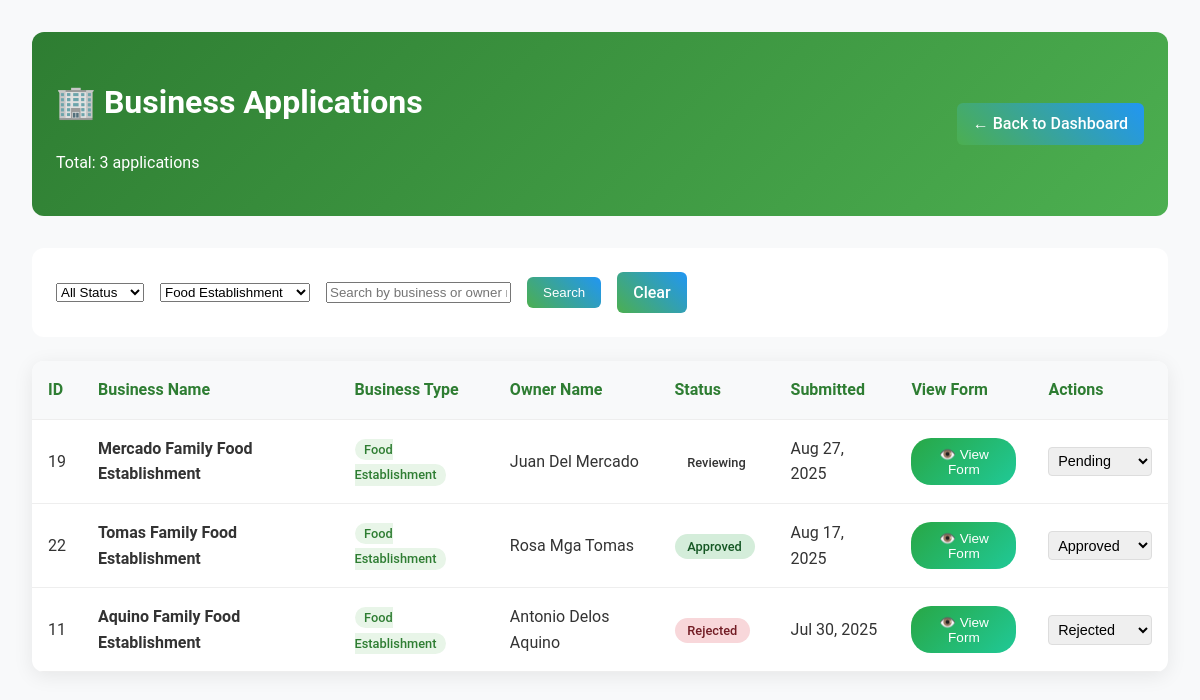
The app's page /admin/view-business-requests.php?business_type=Food Establishment (signed in), older data.
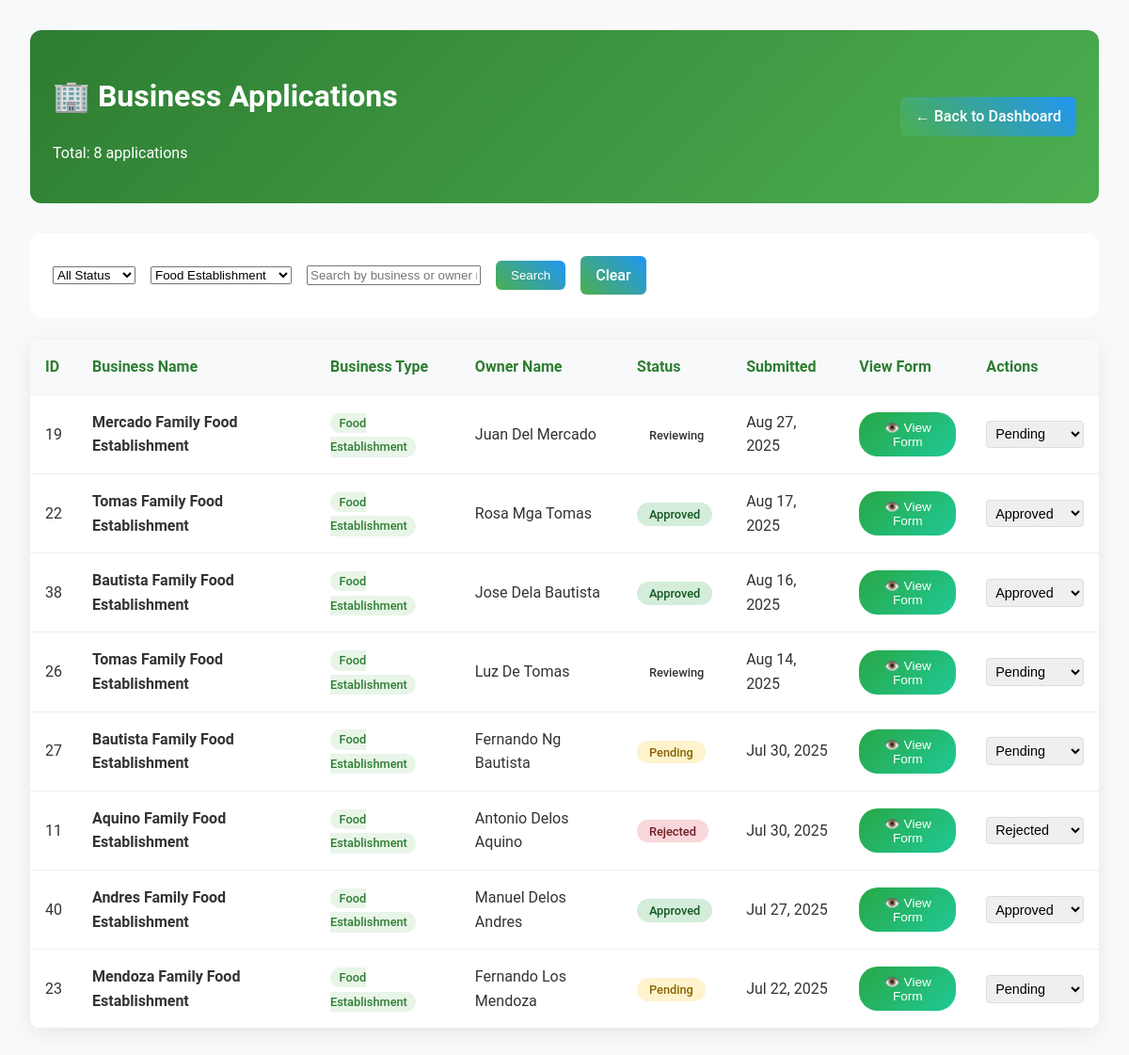
The same page, newer data.
### tables this page shows
CREATE TABLE `business_applications` (
  `id` int(11) NOT NULL,
  `user_id` int(11) DEFAULT NULL,
  `reference_no` varchar(50) DEFAULT NULL,
  `application_date` date DEFAULT NULL,
  `first_name` varchar(100) DEFAULT NULL,
  `middle_name` varchar(100) DEFAULT NULL,
  `last_name` varchar(100) DEFAULT NULL,
  `business_location` text DEFAULT NULL,
  `or_number` varchar(100) DEFAULT NULL,
  `ctc_number` varchar(100) DEFAULT NULL,
  `business_name` varchar(255) NOT NULL,
  `business_type` varchar(100) NOT NULL,
  `business_address` varchar(500) NOT NULL,
  `business_description` text DEFAULT NULL,
  `capital_amount` decimal(15,2) DEFAULT NULL,
  `owner_name` varchar(255) NOT NULL,
  `owner_address` text DEFAULT NULL,
  `owner_contact` varchar(20) DEFAULT NULL,
  `contact_number` varchar(20) NOT NULL,
  `years_operation` int(11) NOT NULL,
  `investment_capital` decimal(15,2) NOT NULL,
  `proof_image` varchar(255) DEFAULT NULL COMMENT 'Optional proof image filename for the business application',
  `submitted_at` timestamp NOT NULL DEFAULT current_timestamp(),
  `status` enum('pending','reviewing','approved','rejected') DEFAULT 'pending'
);

### admin/view-business-requests.php (the view, shortened to what this page needs)
<?php
include '../includes/db_connect.php';
$business_type = $_GET['business_type'] ?? '';
$search = $_GET['search'] ?? '';
$page = max(1, (int)($_GET['page'] ?? 1));
$per_page = 10;
$offset = ($page - 1) * $per_page;
$where_conditions = [];
$params = [];
if ($business_type) {
    $where_conditions[] = "business_type = ?";
    $params[] = $business_type;
}
$where_clause = $where_conditions ? "WHERE " . implode(" AND ", $where_conditions) : "";
$count_sql = "SELECT COUNT(*) FROM business_applications $where_clause";
$count_stmt = $pdo->prepare($count_sql);
$count_stmt->execute($params);
$total_records = $count_stmt->fetchColumn();
$sql = "SELECT * FROM business_applications $where_clause ORDER BY submitted_at DESC LIMIT $per_page OFFSET $offset";
$stmt = $pdo->prepare($sql);
$stmt->execute($params);
$requests = $stmt->fetchAll();
$business_types = $pdo->query("SELECT DISTINCT business_type FROM business_applications ORDER BY business_type")->fetchAll(PDO::FETCH_COLUMN);
?>
<!DOCTYPE html>
<html lang="en">
<head>
    <link rel="stylesheet" href="../css/styles.css">
</head>
<body>
    <div class="admin-container">
        <div class="admin-header">
            <div>
                <h1>🏢 Business Applications</h1>
                <p>Total: <?php echo $total_records; ?> applications</p>
            </div>
            <a href="dashboard.php" class="admin-btn">← Back to Dashboard</a>
        </div>
        <div class="admin-controls">
            <form method="GET" style="display: flex; gap: 1rem; align-items: center; flex-wrap: wrap;">
                <select name="status" onchange="this.form.submit()">
                    <option value="">All Status</option>
                </select>
                <select name="business_type" onchange="this.form.submit()">
                    <?php foreach ($business_types as $type): ?>
                        <option value="<?php echo htmlspecialchars($type); ?>" <?php echo $business_type === $type ? 'selected' : ''; ?>>
                            <?php echo htmlspecialchars($type); ?>
                        </option>
                    <?php endforeach; ?>
                </select>
                <input type="text" name="search" value="<?php echo htmlspecialchars($search); ?>" placeholder="Search by business or owner name...">
                <button type="submit" class="admin-btn">Search</button>
                <a href="view-business-requests.php" class="admin-btn">Clear</a>
            </form>
        </div>
        <div class="admin-table">
            <table>
                <thead>
                    <tr>
                        <th>ID</th>
                        <th>Business Name</th>
                        <th>Business Type</th>
                        <th>Owner Name</th>
                        <th>Status</th>
                        <th>Submitted</th>
                        <th>View Form</th>
                        <th>Actions</th>
                    </tr>
                </thead>
                <tbody>
                    <?php foreach ($requests as $req): ?>
                    <tr>
                        <td><?php echo $req['id']; ?></td>
                        <td>
                            <strong><?php echo htmlspecialchars($req['business_name']); ?></strong>
                        </td>
                        <td>
                            <span class="business-type">
                                <?php echo htmlspecialchars($req['business_type']); ?>
                            </span>
                        </td>
                        <td>
                            <?php echo htmlspecialchars($req['owner_name']); ?>
                        </td>
                        <td>
                            <span class="status-badge status-<?php echo $req['status']; ?>">
                                <?php echo ucfirst($req['status']); ?>
                            </span>
                        </td>
                        <td><?php echo date('M j, Y', strtotime($req['submitted_at'])); ?></td>
                        <td>
                            <button onclick="viewFormDetails(<?php echo $req['id']; ?>)" class="view-form-btn">
                                👁️ View Form
                            </button>
                        </td>
                        <td>
                            <form method="POST" style="display: inline;">
                                <select name="status" class="action-select" onchange="this.form.submit()">
                                    <option value="pending" <?php echo $req['status'] === 'pending' ? 'selected' : ''; ?>>Pending</option>
                                    <option value="approved" <?php echo $req['status'] === 'approved' ? 'selected' : ''; ?>>Approved</option>
                                    <option value="rejected" <?php echo $req['status'] === 'rejected' ? 'selected' : ''; ?>>Rejected</option>
                                </select>
                            </form>
                        </td>
                    </tr>
                    <?php endforeach; ?>
                </tbody>
            </table>
        </div>
    </div>
</body>
</html>

Row changes from the older to the newer data that the page shows:
added business_applications: id "38", business_name "Bautista Family Food Establishment", business_type "Food Establishment", owner_name "Jose Dela Bautista", status "Approved", submitted_at "Aug 16, 2025"
added business_applications: id "26", business_name "Tomas Family Food Establishment", business_type "Food Establishment", owner_name "Luz De Tomas", status "Reviewing", submitted_at "Aug 14, 2025"
added business_applications: id "27", business_name "Bautista Family Food Establishment", business_type "Food Establishment", owner_name "Fernando Ng Bautista", status "Pending", submitted_at "Jul 30, 2025"
added business_applications: id "40", business_name "Andres Family Food Establishment", business_type "Food Establishment", owner_name "Manuel Delos Andres", status "Approved", submitted_at "Jul 27, 2025"
added business_applications: id "23", business_name "Mendoza Family Food Establishment", business_type "Food Establishment", owner_name "Fernando Los Mendoza", status "Pending", submitted_at "Jul 22, 2025"
Text that changed along with them:
$total_records: "3" → "8"
